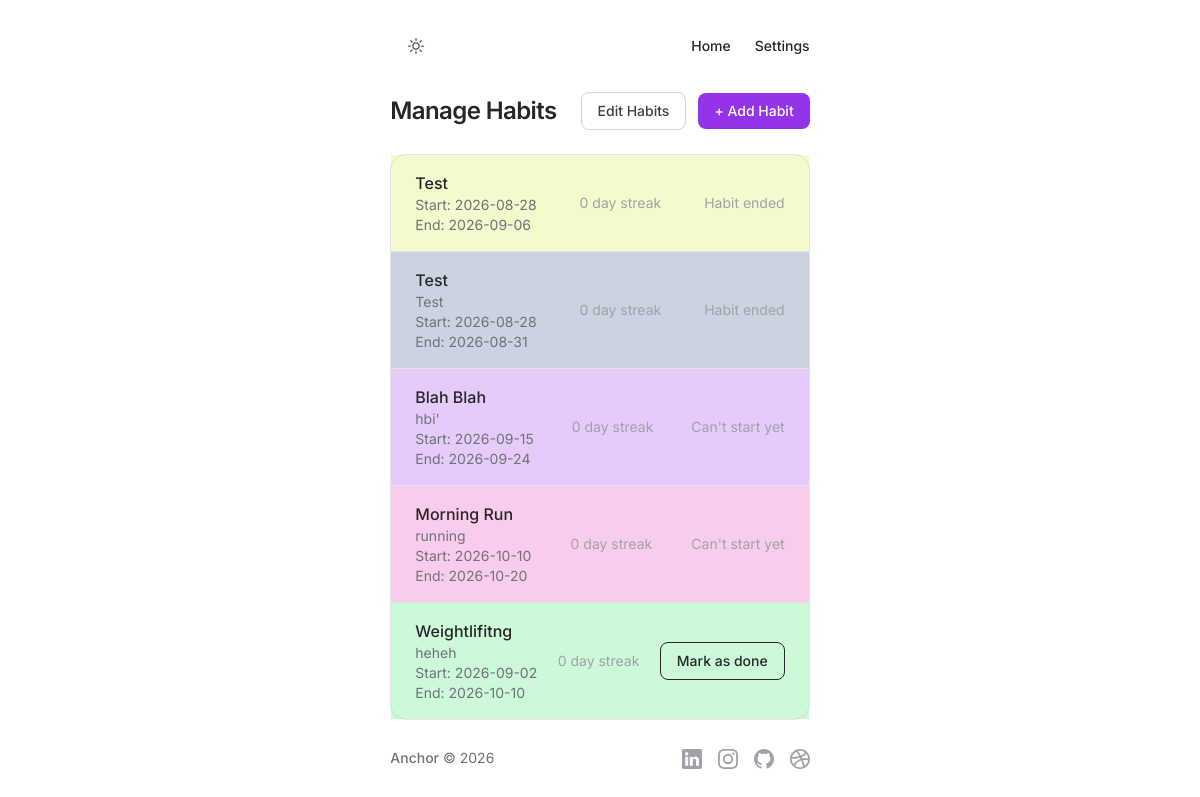
The page /habits (signed in) on the database as committed earlier.
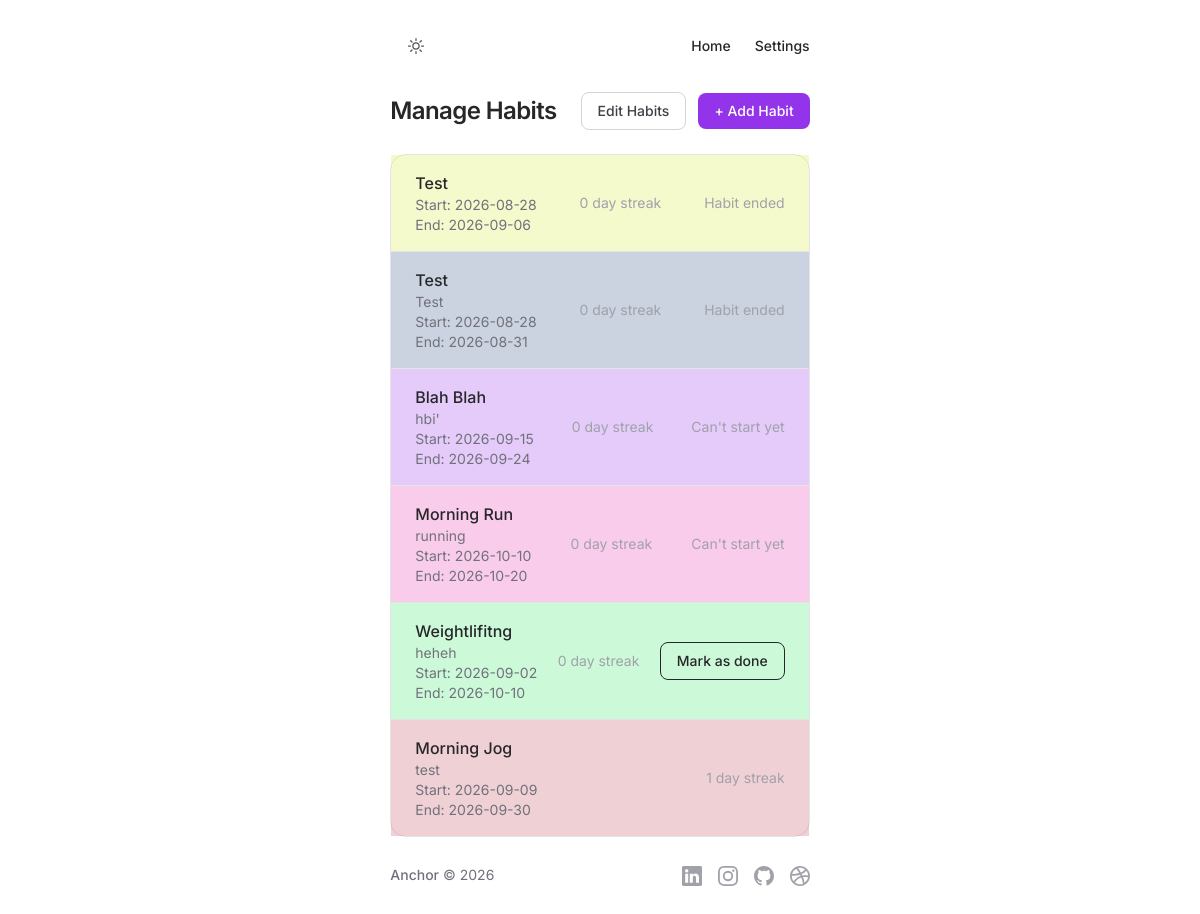
The same page on the database as committed later.
### tables this page shows
CREATE TABLE habits (
id INTEGER PRIMARY KEY AUTOINCREMENT NOT NULL,
user_id INTEGER NOT NULL,
habit TEXT NOT NULL,
description TEXT,
start_date TEXT NOT NULL,
end_date TEXT NOT NULL, colour TEXT NOT NULL DEFAULT '#ffffff');

### app.py (the view)
@app.route("/habits", methods=["GET", "POST"])
@login_required
def habits():
    db = get_db()
    now = datetime.now()
    curr_date = now.strftime("%Y-%m-%d")
    if request.method == "POST":
        if request.form.get("completion_btt"):
            db.execute("INSERT INTO habit_logs (habit_id, completed_date) VALUES (?, ?)",
                    (request.form.get("completion_btt"), curr_date))
            db.commit()
            return apology("Marked as done", error="success")
        else:
            return render_template("habits.html")
    else:
        habits = db.execute("SELECT id, habit, description, start_date, end_date, colour FROM habits WHERE user_id = ?", (session["user_id"],)).fetchall()
        id_list = [row["id"] for row in habits]
        streaks = {}
        completed_date = {}
        for habit_id in id_list:
            streaks[habit_id] = get_streak(habit_id)
            row = db.execute("SELECT completed_date FROM habit_logs WHERE habit_id = ? ORDER BY completed_date DESC LIMIT 1", (habit_id,)).fetchone()
            completed_date[habit_id] = row["completed_date"] if row else None
        return render_template ("habits.html", habits=habits, streak=streaks, completed_date=completed_date, today=curr_date)

### app.py (called while the page is built)
@app.after_request
def after_request(response):
    response.headers["Cache-Control"] = "no-cache, no-store, must-revalidate"
    response.headers["Expires"] = 0
    response.headers["Pragma"] = "no-cache"
    return response

@app.context_processor
def inject_user():
    return dict(username=session.get("username"))

### helpers.py (called while the page is built)
def get_db():
    if "db" not in g:
        g.db = sqlite3.connect(DATABASE)
        g.db.row_factory = sqlite3.Row
    return g.db

def get_streak(habit_id):
    db = get_db()
    rows = db.execute(
        "SELECT completed_date FROM habit_logs WHERE habit_id = ? ORDER BY completed_date DESC",
        (habit_id,)
    ).fetchall()
    completed_dates = {row["completed_date"] for row in rows}
    streak = 0
    check_date = date.today()
    while check_date.isoformat() in completed_dates:
        streak += 1
        check_date -= timedelta(days=1)
    return streak

def login_required(f):
    @wraps(f)
    def decorated_function(*args, **kwargs):
        if session.get("user_id") is None:
            return redirect("/login")
        return f(*args, **kwargs)
    return decorated_function

### templates/habits.html (shortened to what this page needs)
{% extends "layout.html" %}
{% block main %}
<div class="col-span-12">
  <div class="mb-6 flex flex-wrap items-center justify-between gap-6">
    <h1 class="text-2xl font-semibold tracking-tight text-text dark:text-text-dark">
      Manage Habits
    </h1>
    <div class="flex items-center gap-3">
      <a
        href="/habits/edit"
        class="rounded-lg border border-border px-4 py-2 text-sm font-medium text-zinc-700 transition hover:bg-zinc-100 active:opacity-80 dark:border-border-dark dark:text-zinc-200 dark:hover:bg-zinc-800"
      >
        Edit Habits
      </a>
      <a
        href="/habits/add"
        class="rounded-lg bg-brand px-4 py-2 text-sm font-medium text-white transition hover:bg-brand-hover active:opacity-80"
      >
        + Add Habit
      </a>
    </div>
  </div>
  <div class="rounded-2xl border border-zinc-200 bg-surface dark:border-zinc-800 dark:bg-surface-dark">
    {% if habits %}
      <ul class="divide-y divide-zinc-200 dark:divide-zinc-800">
        {% for habit in habits %}
        <li class="flex items-center justify-between px-6 py-4"
          style="background-color: {{ habit.colour }}40;">
          <div>
            <p class="font-medium text-text dark:text-text-dark">{{ habit.habit }}</p>
            <p class="text-sm text-zinc-500 dark:text-text-muted">{{ habit.description }}</p>
            <p class="text-sm text-zinc-500 dark:text-text-translucent">Start: {{ habit.start_date }}</p>
            <p class="text-sm text-zinc-500 dark:text-text-translucent">End: {{ habit.end_date }}</p>
          </div>
          <span class="text-sm text-text-translucent dark:text-zinc-500">{{ streak[habit.id] }} day streak</span>
          {% if completed_date[habit.id] != today and habit.start_date <= today and habit.end_date >= today %}
          <form action="/habits" method="post">
            <button
              type="submit"
              name="completion_btt"
              value="{{ habit.id }}"
              onclick="return confirm('Mark this habit as complete today? Are you sure?')"
              class="text-center rounded-lg border border-purple px-4 py-2 text-sm font-medium text-text transition hover:bg-success active:opacity-80 dark:border-border-dark dark:text-text-dark dark:hover:bg-success"
            >
            Mark as done
            </button>
          </form>
          {% elif habit.start_date > today %}
            <span class="text-sm text-text-translucent dark:text-zinc-500">Can't start yet</span>
          {% elif habit.end_date < today %}
            <span class="text-sm text-text-translucent dark:text-zinc-500">Habit ended</span>
          {% endif %}
        </li>
        {% endfor %}
      </ul>
    {% else %}
      <div class="flex flex-col items-center justify-center gap-3 px-6 py-16 text-center">
        <p class="text-text-muted dark:text-zinc-300">You haven't added any habits yet.</p>
      </div>
    {% endif %}
  </div>
</div>
{% endblock %}

Rows that differ between the two databases and show on the page:
added habits: habit "Morning Jog", description "test", start_date "2026-09-09", end_date "2026-09-30", user "1"
